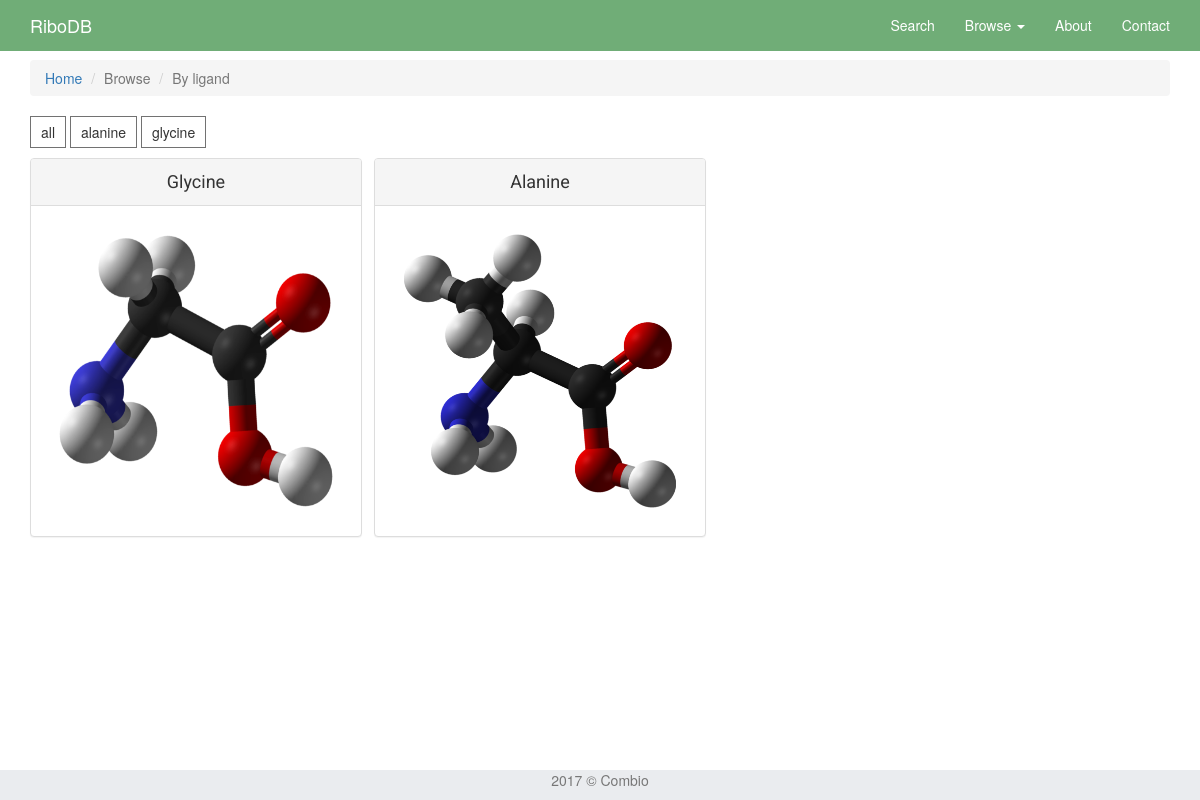
The page /browser/ligand/ on the database its author committed.
### database/models.py (models this page shows, shortened)
class Ligand(models.Model):
	ligand_class = models.ForeignKey('LigandClass', null = True)
	name = models.CharField('nazwa', max_length = 20, primary_key = True)
	description = models.TextField('opis')
	image_name = models.TextField('nazwa pliku')

### database/views.py (the view)
# urls.py: url(r'^browser/ligand/$', views.ligand_browser, name='ligand_browser'),
def ligand_browser(request):
    ligand_list = Ligand.objects.all()
    context = {
        'ligand_list': ligand_list,
    }
    return render(request, 'database/ligand_browser.html', context)

### database/templates/database/ligand_browser.html (shortened to what this page needs)
{% extends 'database/base.html' %}
{% load static %}
{% block content %}
<div class="container">
  <div class="bs-example">
      <ul class="breadcrumb">
          <li><a href="{% url 'database:index' %}">Home</a></li>
          <li class="active">Browse</li>
          <li class="active">By ligand</li>
      </ul>
  </div>
  <div class="ligand-filter">
    <ul>
      <li data-filter="*">all</li>
      <li data-filter=".alanine">alanine</li>
      <li data-filter=".glycine">glycine</li>
    </ul>
  </div>
  <div class="ligand-container">
  {% for ligand in ligand_list %}
      <div class="item {{ligand.name}} panel panel-default">
        <div class="panel-heading text-center ligand-name">
          {{ ligand.name }}
        </div>
        <div class="panel-body grid-item">
          <a href="{% url 'database:ligand_details' ligand.name %}">
            <img class="ligand-img" src="{% static "database/images/" %}{{ ligand.image_name }}">
          </a>
        </div>
      </div>
  {% endfor %}
  </div>
</div>
{% endblock %}

### database/static/database/css/custom.css (style rules this page uses)
html { height: 100%; }
body { padding-top: 60px; height: 100%; }
.ligand-img { box-shadow: 0; transition: box-shadow 0.4s; transition: -webkit-filter: grayscale(100%) 0.4s; transition: opacity 0.4s; height: 300px; width: 300px; }
.ligand-name { text-transform: capitalize; font-family: 'Roboto', sans-serif; font-size: 18px; }
.ligand-filter ul { padding-left: 0; }
.ligand-filter ul li { list-style: none; margin: 0; padding: 0; display: inline-block; padding: 5px 10px; border: 1px solid #727272; cursor: pointer; -webkit-transition: all .5s ease; -moz-transition: all .5s ease; -ms-transition: all .5s ease; transition: all .5s ease; }
.panel.panel-default { margin-right: 12px; margin-bottom: 12px; }

### rows shown on the page
Ligand: name "Glycine", image_name (picture)
Ligand: name "Alanine", image_name (picture)
